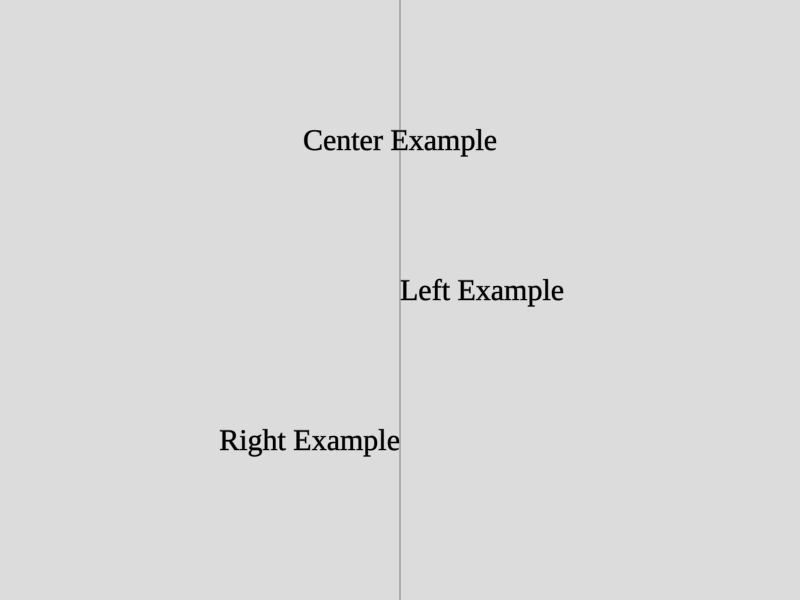
Frame 1 (no input)
Frame 60 (no input): identical to frame 1, image omitted
Frame 120 (the mouse pressed at the canvas centre since frame 60): identical to frame 1, image omitted

The p5.js sketch that drew this single still picture (run headless with seeded random() and noise() and a simulated clock; from frame 60 on, the mouse is pressed at the canvas centre):

// p5.js sketch
// ── sketch.js
function setup() {
  createCanvas(800, 600);
}

function draw() {
  background(220);
  
  stroke(128);
  line(400,0,400,600);
  
  fill(0);
  textFont('Verdana');
  textSize(30);
  textAlign(CENTER);
  text("Center Example", 400, 150);
  
  textAlign(LEFT);
  text("Left Example", 400, 300);
  
  textAlign(RIGHT);
  text("Right Example", 400, 450);
}
